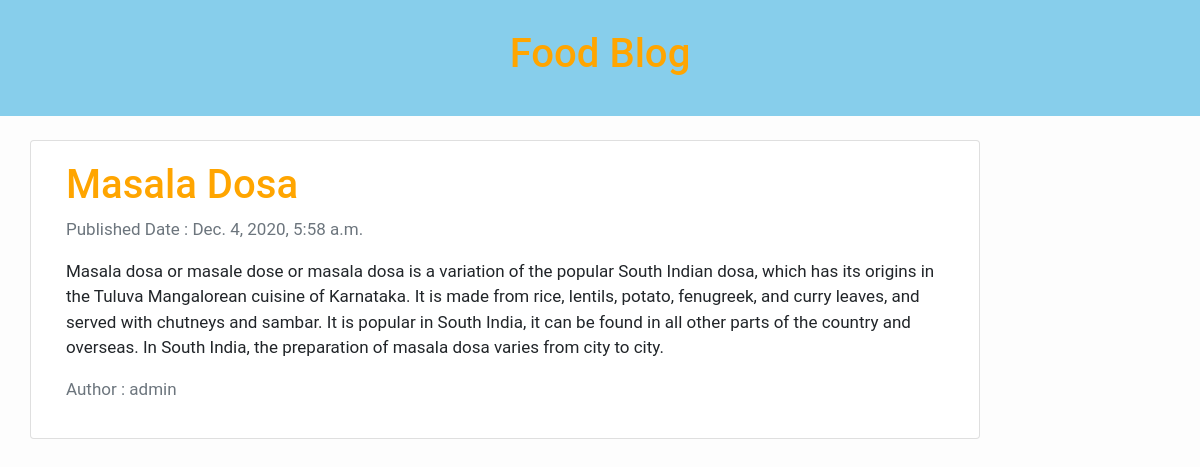
/post/5/, run on the app's committed database.
### food_blog_app/models.py (models this page shows, shortened)
class Food_Post(models.Model):
    title = models.CharField(max_length=100, verbose_name = 'Food Title')
    slug = models.SlugField(max_length=120,unique=True,verbose_name='Food Slug')
    text = models.TextField(verbose_name='About Food')
    author = models.ForeignKey(User, on_delete=models.CASCADE)
    created_at = models.DateTimeField(auto_now=True)
    updated_at = models.DateTimeField(auto_now_add=True)
    STATUS_CHOICES = (
        ('draft', 'Draft'),
        ('published', 'Published'),
    )
    publish = models.CharField(max_length=50, choices=STATUS_CHOICES, default='draft')
    class Meta:
        verbose_name = 'Food Post'
        verbose_name_plural = 'Food Posts'

### food_blog_app/views.py (the view)
# urls.py: path('post/<int:pk>/', post_detail, name = 'post detail' ),
def post_detail(request, pk):
    post = get_object_or_404(Food_Post, pk=pk)
    context = {'post':post}
    return render(request, 'food_blog_app/post_detail.html',context )

### templates/food_blog_app/post_detail.html
{% extends 'food_blog_app/base.html' %}
{% block content %}
<div class="container">
    <div class="row">
      <div class="col-md-10 card mb-6  mt-4 left  top">
        <div class="card-body">
          <h1>{% block title %} {{ post.title }} {% endblock title %}</h1>
          <p class=" text-muted">Published Date : {{ post.updated_at }}</p>
          <p class="card-text ">{{ post.text }}</p>
          <p class=" text-muted">Author : {{ post.author }} </p>
        </div>
      </div>
    </div>
</div>
{% endblock %}

### static/css/style.css (style rules this page uses)
h1 { color:orange; }

### templates/food_blog_app/base.html (style rules this page uses)
body { font-family: "Roboto", sans-serif; font-size: 17px; background-color: #fdfdfd; }

### data on the page
Food_Post: title "Masala Dosa", updated_at "Dec. 4, 2020, 5:58 a.m.", text "Masala dosa or masale dose or masala dosa is a variation of the popular South Indian dosa, which has its origins in the Tuluva Mangalorean cuisine of Karnataka. It is made from rice, lentils, potato, fenugreek, and curry leaves, and served with chutneys and sambar. It is popular in South India, it can be found in all other parts of the country and overseas. In South India, the preparation of masala dosa varies from city to city.", author "admin"
